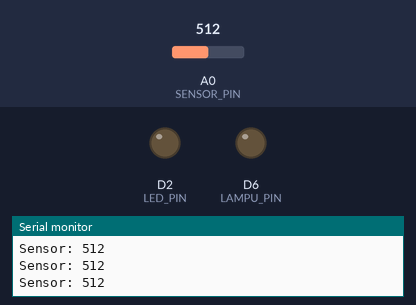
A sketch run on a simulated ESP8266 (NodeMCU). Shown: output pins drawn as LEDs (lit = HIGH), the last lines printed to the serial monitor. Inputs (shaded band) come from the test bench; at power-on: A0 (SENSOR_PIN) = 512. WiFi joins after 1.5 s; servers stay silent unless stated.

Above: at 3.0 s.
3.1 s: A0 (SENSOR_PIN) set to 1010
At 4.3 s:
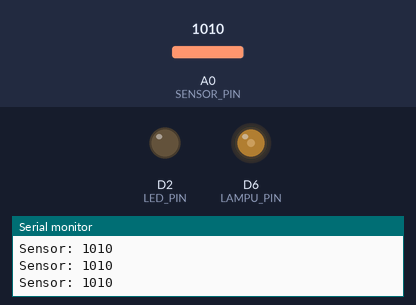
4.6 s: A0 (SENSOR_PIN) set to 1023
At 5.8 s:
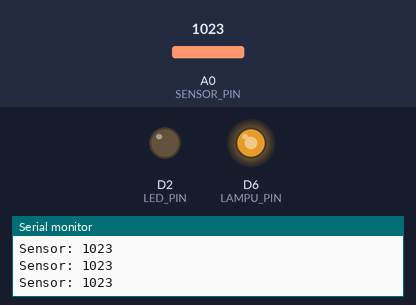
Timing chart, 0 to 7.6 s (numbered marks = the images above; inputs shaded):
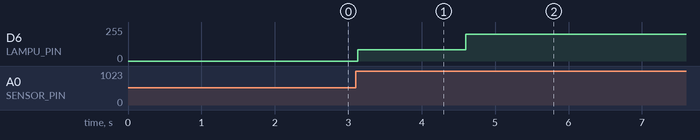

Measured:
- after the input at 3.1 s, D6 (LAMPU_PIN): 0/255 → 86/255 at once
- after the input at 4.6 s, D6 (LAMPU_PIN): 86/255 → 199/255 at once

The sketch:

Percobaan_final.ino
```cpp
#define BLYNK_TEMPLATE_ID "TMPL6nzk2OdQ3"
#define BLYNK_TEMPLATE_NAME "Automatic Light Project"
#define BLYNK_AUTH_TOKEN "ok3B8ZZpSKeFlO-_o3KOTh-zPFbBNnH9"

#include <ESP8266WiFi.h>
#include <BlynkSimpleEsp8266.h>
#include <IRremoteESP8266.h>
#include <IRrecv.h>
#include <IRutils.h>

#define IR_RECEIVE_PIN D5
#define LED_PIN D2
#define LAMPU_PIN D6
#define SENSOR_PIN A0

// KODE HEX REMOTE
unsigned long kodeManualON  = 0x45;
unsigned long kodeManualOFF = 0x46;

// SET MODE
enum Mode { OTOMATIS, MANUAL };
Mode modeSekarang = OTOMATIS;

// NILAI BATAS TERANG & GELAP
int batasTerang = 1000;
int batasGelap  = 1023;

char ssid[] = "HOME MAMAH LT2";
char pass[] = "sangkanhurip02";

// SET IR Remote
IRrecv irrecv(IR_RECEIVE_PIN);
decode_results results;

// SET STATUS
int lastStatusLampu = -1;

void setup() {
  Serial.begin(115200);

  pinMode(LED_PIN, OUTPUT);
  pinMode(LAMPU_PIN, OUTPUT);

  digitalWrite(LED_PIN, LOW);
  analogWriteRange(1023);

  irrecv.enableIRIn();
  Blynk.begin(BLYNK_AUTH_TOKEN, ssid, pass);

  Serial.println("Sistem aktif dalam Mode OTOMATIS");

  // Status awal mode otomatis
  Blynk.virtualWrite(V2, 1);
}

void loop() {
  Blynk.run();

  // melakukan perubahan mode
  if (irrecv.decode(&results)) {
    unsigned long kode = results.command;
    Serial.printf("Kode IR: %lx\n", kode);

    if (kode == kodeManualON) {
      modeSekarang = MANUAL;
      digitalWrite(LED_PIN, HIGH);
      Serial.println("MODE MANUAL (Remote)");

      analogWrite(LAMPU_PIN, 1023);
      lastStatusLampu = 2;
      Blynk.virtualWrite(V1, 2);
      Blynk.virtualWrite(V2, 2);
    }
    else if (kode == kodeManualOFF) {
      modeSekarang = OTOMATIS;
      digitalWrite(LED_PIN, LOW);
      Serial.println("MODE OTOMATIS (Remote)");
      Blynk.virtualWrite(V2, 1);
    }

    irrecv.resume();
  }

  // MODE OTOMATIS
  if (modeSekarang == OTOMATIS) {

    int nilai = analogRead(SENSOR_PIN);
    Serial.printf("Sensor: %d\n", nilai);
    Blynk.virtualWrite(V0, nilai);
    int pwm = 0;
    int statusLampu = 0;

    if (nilai > batasGelap) {
      pwm = 1023;
      statusLampu = 2;
    }
    else if (nilai > batasTerang) {
      pwm = map(nilai, batasTerang, batasGelap, 0, 800);
      statusLampu = 1;
    }
    else {
      pwm = 0;
      statusLampu = 0;
    }
    analogWrite(LAMPU_PIN, pwm);
    if (statusLampu != lastStatusLampu) {
      lastStatusLampu = statusLampu;
      Blynk.virtualWrite(V1, statusLampu);
    }
  }

  //MODE MANUAL
  else {
    analogWrite(LAMPU_PIN, 1023);

    if (lastStatusLampu != 2) {
      lastStatusLampu = 2;
      Blynk.virtualWrite(V1, 2);
    }
  }
  delay(50);
}
```
